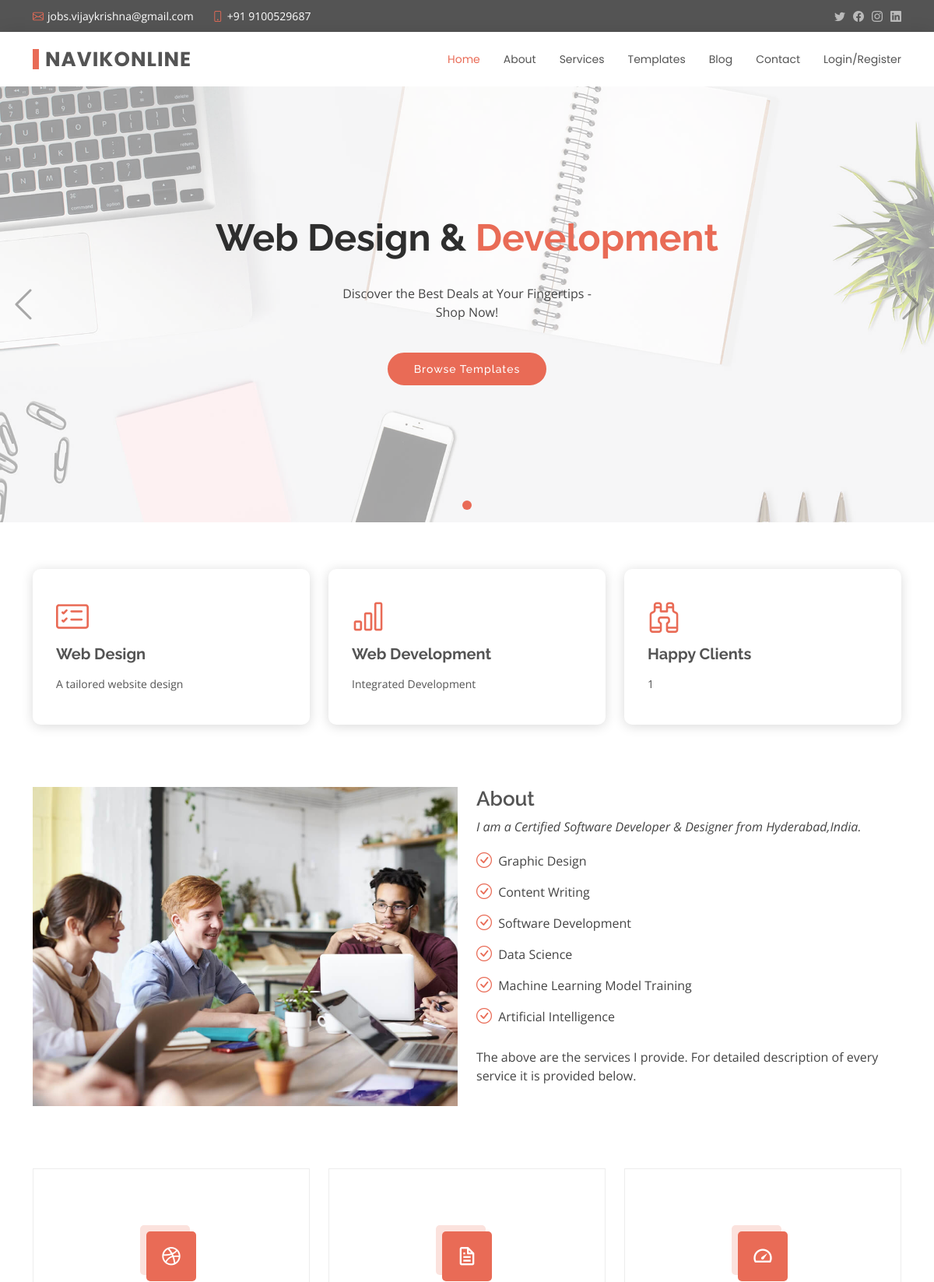
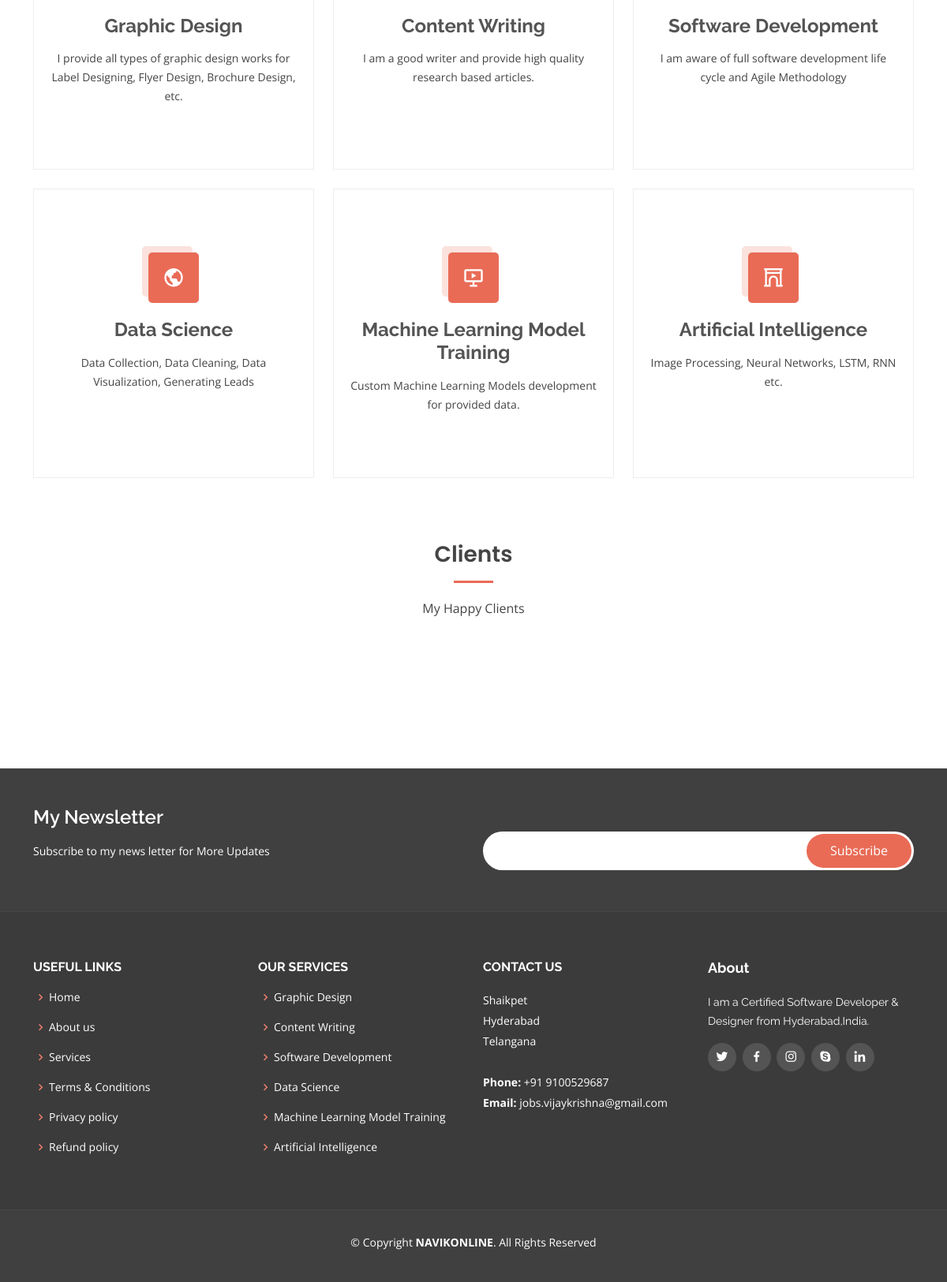
The page / on the database its author committed (2 pictures, top to bottom).
### myapp/models.py (models this page shows, shortened)
class Feature(models.Model):
    name = models.CharField(max_length = 100)
    details = models.CharField(max_length =500)
    class meta:
        verbose_name = 'Feature'
        verbose_name_plural = 'Features'

### myapp/views.py (the view)
# urls.py: path('', views.pages.home, name = 'home'),
    @staticmethod
    def home(request):
        features = Feature.objects.all()[:3]
        products = Product.objects.all()
        context = {
            'feature1': features[0] if len(features) > 0 else None,
            'feature2': features[1] if len(features) > 1 else None,
            'feature3': features[2] if len(features) > 2 else None,
            'products': products
        }
        return render(request, 'templates/pages/index.html', context)

### templates/pages/index.html (shortened to what this page needs)
{% load static %}
<!DOCTYPE html>
<html lang="en">
<head>
  <link href="{% static 'assets/vendor/animate.css/animate.min.css' %}" rel="stylesheet">
  <link href="{% static 'assets/vendor/bootstrap/css/bootstrap.min.css' %}" rel="stylesheet">
  <link href="{% static 'assets/vendor/bootstrap-icons/bootstrap-icons.css' %}" rel="stylesheet">
  <link href="{% static 'assets/vendor/boxicons/css/boxicons.min.css' %}" rel="stylesheet">
  <link href="{% static 'assets/vendor/glightbox/css/glightbox.min.css' %}" rel="stylesheet">
  <link href="{% static 'assets/vendor/swiper/swiper-bundle.min.css' %}" rel="stylesheet">
  <link href="{% static 'assets/css/style.css' %}" rel="stylesheet">
</head>
<body>
  <section id="topbar" class="d-flex align-items-center">
    <div class="container d-flex justify-content-center justify-content-md-between">
      <div class="contact-info d-flex align-items-center">
        <i class="bi bi-envelope d-flex align-items-center"><a href="mailto:jobs.vijaykrishna@gmail.com">jobs.vijaykrishna@gmail.com</a></i>
        <i class="bi bi-phone d-flex align-items-center ms-4"><span>+91 9100529687</span></i>
      </div>
      <div class="social-links d-none d-md-flex align-items-center">
        <a href="#" class="twitter"><i class="bi bi-twitter"></i></a>
        <a href="#" class="facebook"><i class="bi bi-facebook"></i></a>
        <a href="#" class="instagram"><i class="bi bi-instagram"></i></a>
        <a href="#" class="linkedin"><i class="bi bi-linkedin"></i></i></a>
      </div>
    </div>
  </section>
  <header id="header" class="d-flex align-items-center">
    <div class="container d-flex justify-content-between align-items-center">
      <div class="logo">
        <h1><a href="/">NavikOnline</a></h1>
      </div>
      <nav id="navbar" class="navbar">
        <ul>
          {% if user.is_authenticated %}
          <li><a class="active" href="/">Home</a></li>
          <li><a href="{% url 'blog' %}">Blog</a></li>
          <li><a href="{% url 'Templates' %}">Templates</a></li>
          <li><a href="{% url 'logout' %}">Logout</a></li>
          {% else %}
          <li><a class="active" href="/">Home</a></li>
          <li><a href="{% url 'about' %}" >About</a></li>
          <li><a href="{% url 'services' %}">Services</a></li>
          <li><a href="{% url 'Templates' %}">Templates</a></li>
          <li><a href="{% url 'blog' %}">Blog</a></li>
          <li><a href="{% url 'contact' %}">Contact</a></li>
          <li><a href="{% url 'register' %}">Login/Register</a></li>
          {% endif %}
        </ul>
      </nav>
    </div>
  </header>
  <section id="hero">
    <div class="hero-container">
      <div id="heroCarousel" data-bs-interval="5000" class="carousel slide carousel-fade" data-bs-ride="carousel">
        <ol class="carousel-indicators" id="hero-carousel-indicators"></ol>
        <div class="carousel-inner" role="listbox">
          <div class="carousel-item active" style="background-image: url(static/assets/img/slide/slide-1.jpg)">
            <div class="carousel-container">
              <div class="carousel-content">
                {% if user.is_authenticated %}
                {% for message in messages %}
                <h3>{{message}}</h3>
                <a href="{% url 'file_detail' file_id=file_id %}" class="btn-get-started animate__animated animate__fadeInUp">Download</a>
                {% endfor %}
                <h2 class="animate__animated animate__fadeInDown">Welcome, <span>{{user.username}}</span></h2>
                <a href="{% url 'Templates' %}" class="btn-get-started animate__animated animate__fadeInUp">Browse Templates</a>
                {% else %}
                <h2 class="animate__animated animate__fadeInDown">Web Design & <span>Development</span></h2>
                <p class="animate__animated animate__fadeInUp">Discover the Best Deals at Your Fingertips - Shop Now!</p>
                <a href="{% url 'Templates' %}" class="btn-get-started animate__animated animate__fadeInUp">Browse Templates</a>
                {% endif %}
              </div>
            </div>
          </div>
        </div>
        <a class="carousel-control-prev" href="#heroCarousel" role="button" data-bs-slide="prev">
          <span class="carousel-control-prev-icon bi bi-chevron-left" aria-hidden="true"></span>
        </a>
        <a class="carousel-control-next" href="#heroCarousel" role="button" data-bs-slide="next">
          <span class="carousel-control-next-icon bi bi-chevron-right" aria-hidden="true"></span>
        </a>
      </div>
    </div>
  </section>
  <main id="main">
    <section id="featured" class="featured">
      <div class="container">
        <div class="row">
          <div class="col-lg-4">
            <div class="icon-box">
              <i class="bi bi-card-checklist"></i>
              <h3><a href="">{{feature1.name}}</a></h3>
              <p>{{feature1.details}}</p>
            </div>
          </div>
          <div class="col-lg-4 mt-4 mt-lg-0">
            <div class="icon-box">
              <i class="bi bi-bar-chart"></i>
              <h3><a href="">{{feature2.name}}</a></h3>
              <p>{{feature2.details}}</p>
            </div>
          </div>
          <div class="col-lg-4 mt-4 mt-lg-0">
            <div class="icon-box">
              <i class="bi bi-binoculars"></i>
              <h3><a href="">{{feature3.name}}</a></h3>
              <p>{{feature3.details}}</p>
            </div>
          </div>
        </div>
      </div>
    </section>
   <section id="about" class="about">
      <div class="container">
        <div class="row">
          <div class="col-lg-6">
            <img src="{% static 'assets/img/about.jpg' %}" class="img-fluid" alt="">
          </div>
          <div class="col-lg-6 pt-4 pt-lg-0 content">
            <h3>About</h3>
            <p class="fst-italic">
              I am a Certified Software Developer & Designer from Hyderabad,India.
            </p>
            <ul>
              <li><i class="bi bi-check-circle"></i> Graphic Design</li>
              <li><i class="bi bi-check-circle"></i> Content Writing</li>
              <li><i class="bi bi-check-circle"></i> Software Development</li>
              <li><i class="bi bi-check-circle"></i> Data Science</li>
              <li><i class="bi bi-check-circle"></i> Machine Learning Model Training</li>
              <li><i class="bi bi-check-circle"></i> Artificial Intelligence</li>
            </ul>
            <p>
              The above are the services I provide. For detailed description of every service it is provided below.
            </p>
          </div>
        </div>
      </div>
    </section>
     <section id="services" class="services">
      <div class="container">
        <div class="row">
          <div class="col-lg-4 col-md-6 d-flex align-items-stretch">
            <div class="icon-box">
              <div class="icon"><i class="bx bxl-dribbble"></i></div>
              <h4><a href="">Graphic Design</a></h4>
              <p>I provide all types of graphic design works for Label Designing, Flyer Design, Brochure Design, etc. </p>
            </div>
          </div>
          <div class="col-lg-4 col-md-6 d-flex align-items-stretch mt-4 mt-md-0">
            <div class="icon-box">
              <div class="icon"><i class="bx bx-file"></i></div>
              <h4><a href="">Content Writing</a></h4>
              <p>I am a good writer and provide high quality research based articles.</p>
            </div>
          </div>
          <div class="col-lg-4 col-md-6 d-flex align-items-stretch mt-4 mt-lg-0">
            <div class="icon-box">
              <div class="icon"><i class="bx bx-tachometer"></i></div>
              <h4><a href="">Software Development</a></h4>
              <p>I am aware of full software development life cycle and Agile Methodology</p>
            </div>
          </div>
          <div class="col-lg-4 col-md-6 d-flex align-items-stretch mt-4">
            <div class="icon-box">
              <div class="icon"><i class="bx bx-world"></i></div>
              <h4><a href="">Data Science</a></h4>
              <p>Data Collection, Data Cleaning, Data Visualization, Generating Leads</p>
            </div>
          </div>
          <div class="col-lg-4 col-md-6 d-flex align-items-stretch mt-4">
            <div class="icon-box">
              <div class="icon"><i class="bx bx-slideshow"></i></div>
              <h4><a href="">Machine Learning Model Training</a></h4>
              <p>Custom Machine Learning Models development for provided data.</p>
            </div>
          </div>
          <div class="col-lg-4 col-md-6 d-flex align-items-stretch mt-4">
            <div class="icon-box">
              <div class="icon"><i class="bx bx-arch"></i></div>
              <h4><a href="">Artificial Intelligence</a></h4>
              <p>Image Processing, Neural Networks, LSTM, RNN etc.</p>
            </div>
          </div>
        </div>
      </div>
    </section>
     <section id="clients" class="clients">
      <div class="container">
        <div class="section-title">
          <h2>Clients</h2>
          <p>My Happy Clients</p>
        </div>
        <div class="clients-slider swiper">
          <div class="swiper-wrapper align-items-center">
            <div class="swiper-slide"><img src="{% static 'assets/img/clients/Sakasi.jpeg' %}" class="img-fluid" alt=""></div>
          </div>
        </div>
      </div>
    </section>
  </main>
  <footer id="footer">
    <div class="footer-newsletter">
      <div class="container">
        <div class="row">
          <div class="col-lg-6">
            <h4>My Newsletter</h4>
            <p>Subscribe to my news letter for More Updates</p>
          </div>
          <div class="col-lg-6">
            <form action="" method="post">
              <input type="email" name="email"><input type="submit" value="Subscribe">
            </form>
          </div>
        </div>
      </div>
    </div>
    <div class="footer-top">
      <div class="container">
        <div class="row">
          <div class="col-lg-3 col-md-6 footer-links">
            <h4>Useful Links</h4>
            <ul>
              <li><i class="bx bx-chevron-right"></i> <a href="{% url 'home' %}">Home</a></li>
              <li><i class="bx bx-chevron-right"></i> <a href="{% url 'about' %}">About us</a></li>
              <li><i class="bx bx-chevron-right"></i> <a href="{% url 'services' %}">Services</a></li>
              <li><i class="bx bx-chevron-right"></i> <a href="{% url 'termsandconditions' %}">Terms & Conditions</a></li>
              <li><i class="bx bx-chevron-right"></i> <a href="{% url 'privacypolicy' %}">Privacy policy</a></li>
              <li><i class="bx bx-chevron-right"></i> <a href="{% url 'refundpolicy' %}">Refund policy</a></li>
            </ul>
          </div>
          <div class="col-lg-3 col-md-6 footer-links">
            <h4>Our Services</h4>
            <ul>
              <li><i class="bx bx-chevron-right"></i> <a href="#">Graphic Design</a></li>
              <li><i class="bx bx-chevron-right"></i> <a href="#">Content Writing</a></li>
              <li><i class="bx bx-chevron-right"></i> <a href="#">Software Development</a></li>
              <li><i class="bx bx-chevron-right"></i> <a href="#">Data Science</a></li>
              <li><i class="bx bx-chevron-right"></i> <a href="#">Machine Learning Model Training</a></li>
              <li><i class="bx bx-chevron-right"></i> <a href="#">Artificial Intelligence</a></li>
            </ul>
          </div>
          <div class="col-lg-3 col-md-6 footer-contact">
            <h4>Contact Us</h4>
            <p>
              Shaikpet <br>
              Hyderabad<br>
              Telangana <br><br>
              <strong>Phone:</strong> +91 9100529687<br>
              <strong>Email:</strong> jobs.vijaykrishna@gmail.com<br>
            </p>
          </div>
          <div class="col-lg-3 col-md-6 footer-info">
            <h3>About</h3>
            <p>I am a Certified Software Developer & Designer from Hyderabad,India.</p>
            <div class="social-links mt-3">
              <a href="#" class="twitter"><i class="bx bxl-twitter"></i></a>
              <a href="#" class="facebook"><i class="bx bxl-facebook"></i></a>
              <a href="#" class="instagram"><i class="bx bxl-instagram"></i></a>
              <a href="#" class="google-plus"><i class="bx bxl-skype"></i></a>
              <a href="#" class="linkedin"><i class="bx bxl-linkedin"></i></a>
            </div>
          </div>
        </div>
      </div>
    </div>
    <div class="container">
      <div class="copyright">
        &copy; Copyright <strong><span>NAVIKONLINE</span></strong>. All Rights Reserved
      </div>
      <div class="credits">
      </div>
    </div>
  </footer>
</body>
</html>

### rows shown on the page
Feature: name "Web Design", details "A tailored website design"
Feature: name "Web Development", details "Integrated Development"
Feature: name "Happy Clients", details "1"
